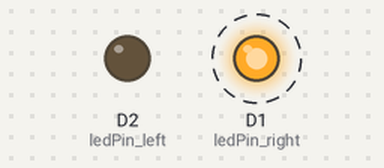
This program was run on a simulated ESP8266 (NodeMCU). On the bench: output pins drawn as LEDs (lit = HIGH). Dashed ring = blinking. WiFi joins after 1.5 s; servers stay silent unless stated; what the program prints to the serial monitor is not drawn.

Above: at 1.62 s.
Timing chart, 0 to 4.5 s (numbered marks = the images above):
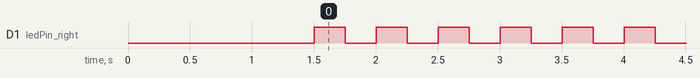

The program:

main.cpp
```cpp
#include <ESP8266WiFi.h>
#include <ESP8266mDNS.h>
#include <WiFiUdp.h>
#include <ArduinoOTA.h>

#define D1 5
#define D2 4
#define ledPin_right  D1
#define ledPin_left   D2

const char* ssid     = "Smart-Soul";
const char* password = "86Irit86h,8iv'";

//const char* host = "OTA-testing";
//const char* ota_pass = "ota";

void setup()
{
  Serial.begin(115200);
  Serial.println("Booting...");
  WiFi.mode(WIFI_STA);
  WiFi.begin(ssid, password);
  while (WiFi.waitForConnectResult() != WL_CONNECTED) // check connection with router
  {
    Serial.println("Connection Router Failed! Rebooting...");
    delay(500);
    ESP.restart();
  }

  //ArduinoOTA.setPort(8266); // Port defaults to 8266
  //ArduinoOTA.setHostname(host); // Hostname defaults to esp8266-[ChipID]
  //ArduinoOTA.setPassword(ota_pass); // No authentication by default

  ArduinoOTA.onStart([]()
  {
   Serial.println("Start");
  });
  ArduinoOTA.onEnd([]()
  {
    Serial.println("End");
  });
  ArduinoOTA.onProgress([](unsigned int progress, unsigned int total)
  {
    Serial.printf("Progress: %u%%\n", (progress / (total / 100)));
  });
  ArduinoOTA.onError([](ota_error_t error)
  {
    Serial.printf("Error[%u]: ", error);
    if (error == OTA_AUTH_ERROR) Serial.println("Auth Failed");
    else if (error == OTA_BEGIN_ERROR) Serial.println("Begin Failed");
    else if (error == OTA_CONNECT_ERROR) Serial.println("Connect Failed");
    else if (error == OTA_RECEIVE_ERROR) Serial.println("Receive Failed");
    else if (error == OTA_END_ERROR) Serial.println("End Failed");
    ESP.restart();
  });

  ArduinoOTA.begin(); // setup the OTA server
  Serial.println("Ready!");
  Serial.print("IP address: ");
  Serial.println(WiFi.localIP());

  pinMode(ledPin_right,OUTPUT);
  pinMode(ledPin_left,OUTPUT);

  digitalWrite(ledPin_right,LOW);
  digitalWrite(ledPin_left,LOW);

}

void loop()
{
  ArduinoOTA.handle();

  digitalWrite(ledPin_right,!digitalRead(ledPin_right));
  //digitalWrite(ledPin_left,!digitalRead(ledPin_left));
  delay(250);
}
```

Measured:
- by itself, D1 (ledPin_right): alternates HIGH for 0.25 s and LOW for 0.25 s
